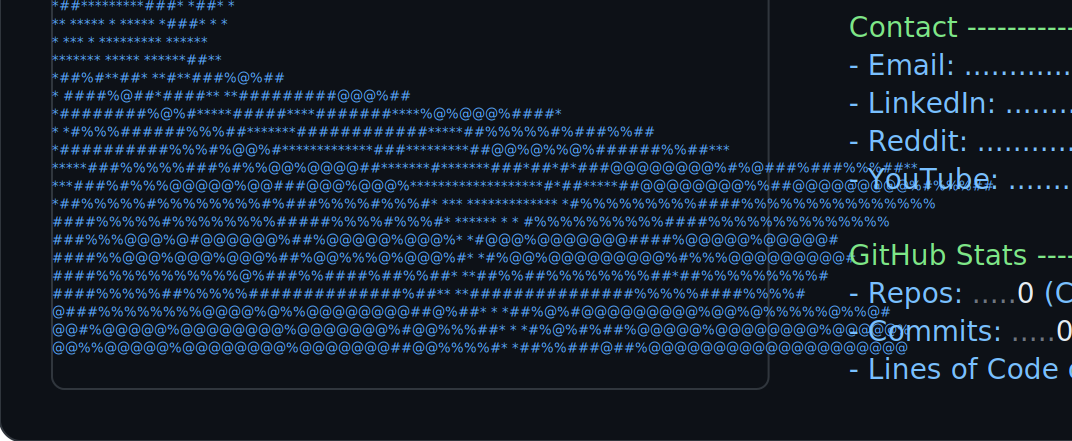
#> input picture crop_check.png, 1072 x 441 px
$ python img_to_ascii.py crop_check.png out.png 100
#> lines starting #> are read from the running program, lines starting #| are printed output that depends on the picture
"""
Converts a photo into a block of ASCII/character art sized for embedding
in the profile README SVG, matching the neofetch-style look.

Usage: python3 img_to_ascii.py <input_image> <output_txt> [width]
"""
import sys
from PIL import Image

# Characters ordered from darkest/densest to lightest, like the reference art
CHARS = "@%#*+=-:. "

def image_to_ascii(path, width=42):
#> called with path = 'crop_check.png', width = 100
    img = Image.open(path).convert("RGBA")
#> img is the input picture: PIL image 1072x441 RGBA; mean R, G, B, A 21, 31.9, 44.6, 255

    # Composite onto white background (flatten transparency) then grayscale
    bg = Image.new("RGBA", img.size, (255, 255, 255, 255))
#> bg: PIL image 1072x441 RGBA; every value is 255
    img = Image.alpha_composite(bg, img).convert("L")
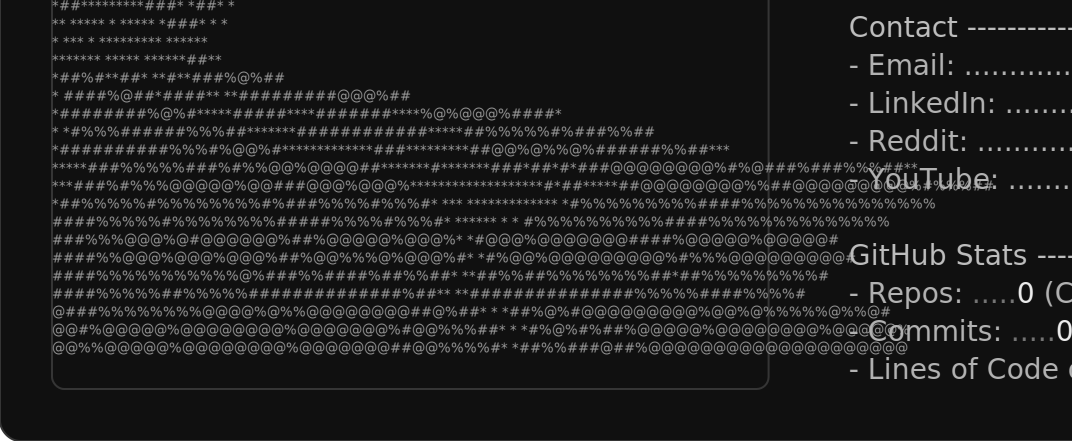
#> img: PIL image 1072x441 L; min 16, max 255, mean 29.8
    w, h = img.size
#> w = 1072; h = 441

    # Monospace chars are taller than wide, so compress vertical sampling
    aspect_correction = 0.5
    cell_w = w / width
#> cell_w = 10.72
    new_h = int((h / w) * width * aspect_correction)
#> new_h = 20
    cell_h = h / new_h
#> cell_h = 22.05

    px = img.load()
    avgs = []
    for row in range(new_h):
        y0, y1 = int(row * cell_h), int((row + 1) * cell_h)
        row_avgs = []
        for col in range(width):
            x0, x1 = int(col * cell_w), int((col + 1) * cell_w)
            total, s = 0, 0
            for yy in range(y0, max(y1, y0 + 1)):
                for xx in range(x0, max(x1, x0 + 1)):
                    total += 1
                    s += px[xx, yy]
            row_avgs.append(s / total if total else 255)
        avgs.append(row_avgs)
#> after the loop, avgs = 20 items

    # Histogram-equalize the block averages so the full character ramp gets
    # used regardless of how light/dark the specific source photo is -- this
    # is what makes fine facial detail show up instead of washing out to gray.
    flat = sorted(v for row in avgs for v in row)
#> flat = 2000 values from 16 to 92.41
    n = len(flat)
#> n = 2000

    def percentile_rank(v):
        # position of v within the sorted distribution, 0 (darkest) -> 1 (lightest).
        # Uses the *right* insertion point so that ties at the (very common)
        # background value correctly land at rank ~1.0 instead of the middle.
        lo, hi = 0, n
        while lo < hi:
            mid = (lo + hi) // 2
            if flat[mid] <= v:
                lo = mid + 1
            else:
                hi = mid
        return (lo - 1) / max(1, n - 1)

    lines = []
    for row_avgs in avgs:
        line = []
        for v in row_avgs:
            rank = percentile_rank(v)
            idx = int(rank * (len(CHARS) - 1))
            line.append(CHARS[idx])
        lines.append("".join(line))
#> this loop made 20 passes

    return "\n".join(lines)

if __name__ == "__main__":
    inp = sys.argv[1]
    outp = sys.argv[2]
    width = int(sys.argv[3]) if len(sys.argv) > 3 else 42
    art = image_to_ascii(inp, width)
    with open(outp, "w") as f:
        f.write(art)
    print(art)
